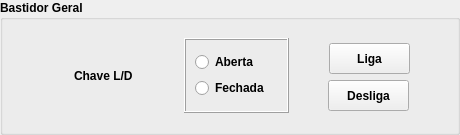
                 <widget class="QGroupBox" name="groupBox_18">
                  <property name="minimumSize">
                   <size>
                    <width>460</width>
                    <height>135</height>
                   </size>
                  </property>
                  <property name="maximumSize">
                   <size>
                    <width>460</width>
                    <height>135</height>
                   </size>
                  </property>
                  <property name="font">
                   <font>
                    <weight>75</weight>
                    <bold>true</bold>
                   </font>
                  </property>
                  <property name="title">
                   <string>Bastidor Geral</string>
                  </property>
                  <layout class="QVBoxLayout" name="verticalLayout_41">
                   <item>
                    <layout class="QHBoxLayout" name="horizontalLayout_27">
                     <item>
                      <widget class="QWidget" name="widget_4" native="true">
                       <property name="minimumSize">
                        <size>
                         <width>116</width>
                         <height>60</height>
                        </size>
                       </property>
                       <property name="maximumSize">
                        <size>
                         <width>116</width>
                         <height>60</height>
                        </size>
                       </property>
                       <layout class="QVBoxLayout" name="verticalLayout_7">
                        <item>
                         <layout class="QHBoxLayout" name="horizontalLayout_26">
                          <item>
                           <widget class="PyDMLed" name="led_remote_rack_a_2">
                            <property name="maximumSize">
                             <size>
                              <width>21</width>
                              <height>41</height>
                             </size>
                            </property>
                            <property name="toolTip">
                             <string/>
                            </property>
                            <property name="whatsThis">
                             <string/>
                            </property>
                           </widget>
                          </item>
                          <item>
                           <widget class="QLabel" name="label">
                            <property name="font">
                             <font>
                              <weight>75</weight>
                              <bold>true</bold>
                             </font>
                            </property>
                            <property name="text">
                             <string>Chave L/D</string>
                            </property>
                           </widget>
                          </item>
                         </layout>
                        </item>
                       </layout>
                      </widget>
                     </item>
                     <item>
                      <widget class="QFrame" name="frame_8">
                       <property name="minimumSize">
                        <size>
                         <width>105</width>
                         <height>75</height>
                        </size>
                       </property>
                       <property name="maximumSize">
                        <size>
                         <width>105</width>
                         <height>75</height>
                        </size>
                       </property>
                       <property name="frameShape">
                        <enum>QFrame::Box</enum>
                       </property>
                       <property name="frameShadow">
                        <enum>QFrame::Raised</enum>
                       </property>
                       <layout class="QVBoxLayout" name="verticalLayout_15">
                        <item>
                         <layout class="QVBoxLayout" name="verticalLayout_14">
                          <item>
                           <widget class="QRadioButton" name="radioButton">
                            <property name="font">
                             <font>
                              <weight>75</weight>
                              <bold>true</bold>
                             </font>
                            </property>
                            <property name="text">
                             <string>Aberta</string>
                            </property>
                           </widget>
                          </item>
                          <item>
                           <widget class="QRadioButton" name="radioButton_2">
                            <property name="font">
                             <font>
                              <weight>75</weight>
                              <bold>true</bold>
                             </font>
                            </property>
                            <property name="text">
                             <string>Fechada</string>
                            </property>
                           </widget>
                          </item>
                         </layout>
                        </item>
                       </layout>
                      </widget>
                     </item>
                     <item>
                      <widget class="QWidget" name="widget_3" native="true">
                       <property name="minimumSize">
                        <size>
                         <width>100</width>
                         <height>88</height>
                        </size>
                       </property>
                       <property name="maximumSize">
                        <size>
                         <width>100</width>
                         <height>88</height>
                        </size>
                       </property>
                       <layout class="QVBoxLayout" name="verticalLayout_23">
                        <item>
                         <layout class="QVBoxLayout" name="verticalLayout_16">
                          <item alignment="Qt::AlignRight|Qt::AlignBottom">
                           <widget class="PyDMPushButton" name="pb_on_rack_a_5">
                            <property name="enabled">
                             <bool>true</bool>
                            </property>
                            <property name="minimumSize">
                             <size>
                              <width>81</width>
                              <height>31</height>
                             </size>
                            </property>
                            <property name="maximumSize">
                             <size>
                              <width>81</width>
                              <height>31</height>
                             </size>
                            </property>
                            <property name="font">
                             <font>
                              <weight>75</weight>
                              <bold>true</bold>
                             </font>
                            </property>
                            <property name="toolTip">
                             <string/>
                            </property>
                            <property name="whatsThis">
                             <string>
    Basic PushButton to send a fixed value.

    The PyDMPushButton is meant to hold a specific value, and send that value
    to a channel when it is clicked, much like the MessageButton does in EDM.
    The PyDMPushButton works in two different modes of operation, first, a
    fixed value can be given to the :attr:`.pressValue` attribute, whenever the
    button is clicked a signal containing this value will be sent to the
    connected channel. This is the default behavior of the button. However, if
    the :attr:`.relativeChange` is set to True, the fixed value will be added
    to the current value of the channel. This means that the button will
    increment a channel by a fixed amount with every click, a consistent
    relative move

    Parameters
    ----------
    pressValue : int, float, str
        Value to be sent when the button is clicked

    channel : str
        ID of channel to manipulate

    parent : QObject, optional
        Parent of PyDMPushButton

    label : str, optional
        String to place on button

    icon : QIcon, optional
        An Icon to display on the PyDMPushButton


    relative : bool, optional
        Choice to have the button peform a relative put, instead of always
        setting to an absolute value
    </string>
                            </property>
                            <property name="text">
                             <string>Liga</string>
                            </property>
                            <property name="checkable">
                             <bool>true</bool>
                            </property>
                           </widget>
                          </item>
                          <item>
                           <widget class="PyDMPushButton" name="pb_off_rack_a_5">
                            <property name="enabled">
                             <bool>true</bool>
                            </property>
                            <property name="minimumSize">
                             <size>
                              <width>81</width>
                              <height>31</height>
                             </size>
                            </property>
                            <property name="maximumSize">
                             <size>
                              <width>81</width>
                              <height>31</height>
                             </size>
                            </property>
                            <property name="font">
                             <font>
                              <weight>75</weight>
                              <bold>true</bold>
                             </font>
                            </property>
                            <property name="toolTip">
                             <string/>
                            </property>
                            <property name="whatsThis">
                             <string>
    Basic PushButton to send a fixed value.

    The PyDMPushButton is meant to hold a specific value, and send that value
    to a channel when it is clicked, much like the MessageButton does in EDM.
    The PyDMPushButton works in two different modes of operation, first, a
    fixed value can be given to the :attr:`.pressValue` attribute, whenever the
    button is clicked a signal containing this value will be sent to the
    connected channel. This is the default behavior of the button. However, if
    the :attr:`.relativeChange` is set to True, the fixed value will be added
    to the current value of the channel. This means that the button will
    increment a channel by a fixed amount with every click, a consistent
    relative move

    Parameters
    ----------
    pressValue : int, float, str
        Value to be sent when the button is clicked

    channel : str
        ID of channel to manipulate

    parent : QObject, optional
        Parent of PyDMPushButton

    label : str, optional
        String to place on button

    icon : QIcon, optional
        An Icon to display on the PyDMPushButton


    relative : bool, optional
        Choice to have the button peform a relative put, instead of always
        setting to an absolute value
    </string>
                            </property>
                            <property name="text">
                             <string>Desliga</string>
                            </property>
                            <property name="checkable">
                             <bool>true</bool>
                            </property>
                           </widget>
                          </item>
                         </layout>
                        </item>
                       </layout>
                      </widget>
                     </item>
                    </layout>
                   </item>
                  </layout>
                 </widget>
